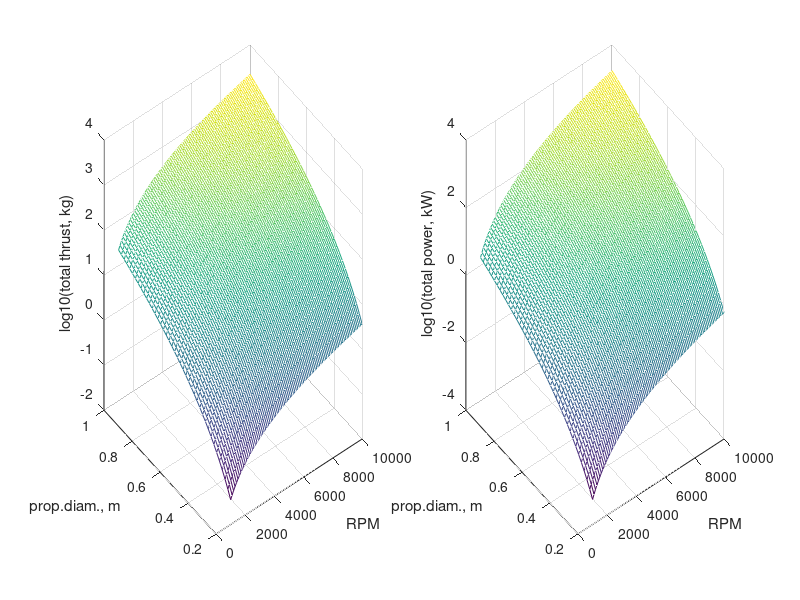
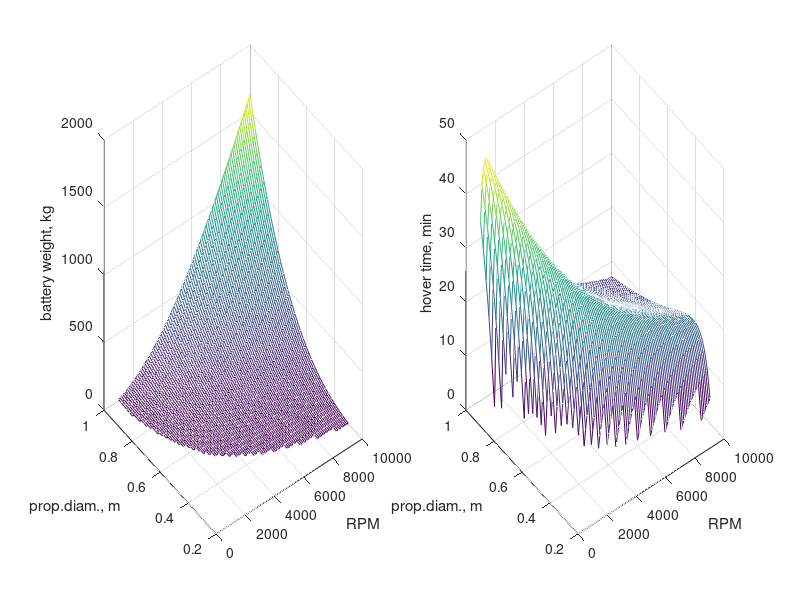
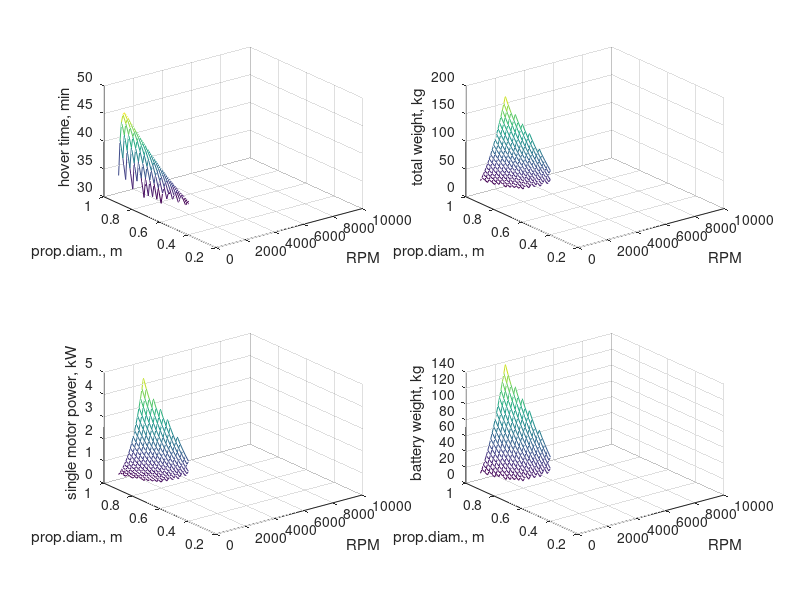
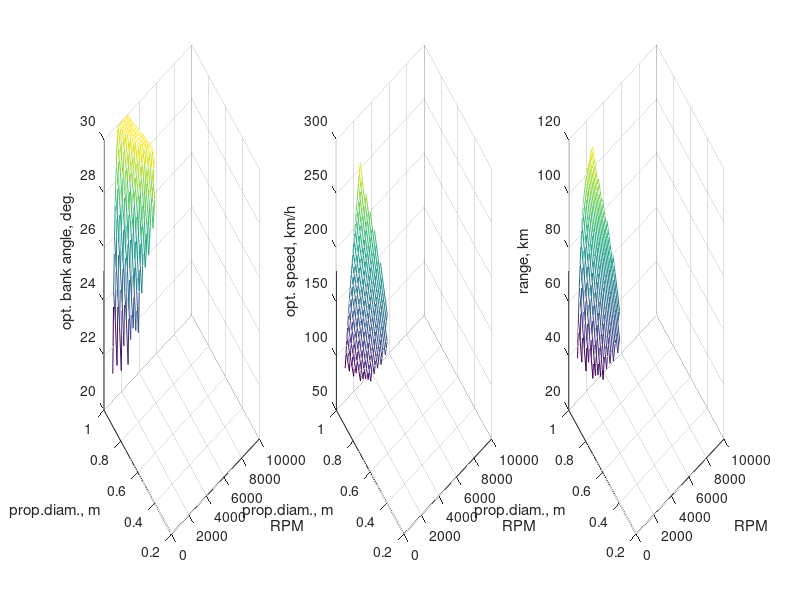

Here is the MATLAB script that generated these plots, in order:
%in this script we evaluate capabilities of the multicopter drone

close all
clear

g_grav = 9.8;
rho = 1.22;

Nprop = 8; %number of propellers
RPMvec = 1000:100:10000;
Diamvec = 0.2:0.02:1;

%required specs
Thovermin = 30 * 60; %minimal hover time

%set some empirical/guessed parameters
p2w_batt = 5.7; %max.power-to-weight (kW/kg) for the selected sort of battery (ex.: LiPo - 5.7, LiIon - 1.5)
e2w_batt = 450; %energy-to-weight (kJ/kg) for the selected sort of battery (ex.: LiPo - 450, LiIon - 650)
m_frame = 4; %kg, weight of bare frame (no batteries, payload, or motors+ESC's), can be made dependent on size and total weight
m_payload = 10;
p2w_motor = 3; %"cruise" power-to-weight (kW/kg) for the motors (ESC's included!) - this should be much less than max. ratio, because we should not operate close to max. power

%from datasheet (copied from prop_static_thrust.m):
Rref = 0.25;
P1ref = 305;
Fprop1ref = 2.2*g_grav;
omega1_ref = 3559 * 2*pi/60; %convert rpm to rad/sec

%assume Fprop = alp * rho * omega^2 * R^4, Pconsumed = beta * rho * omega^3 * R^5
alp_est = Fprop1ref / (rho * omega1_ref^2 * Rref^4);
beta_est = P1ref / (rho * omega1_ref^3 * Rref^5);

[RPMmatr, Diammatr] = meshgrid(RPMvec, Diamvec);
omegamatr = RPMmatr * 2*pi/60; %convert rpm to rad/sec
Rmatr = Diammatr/2;

Fprop_matr = Nprop * alp_est * rho * omegamatr.^2 .* Rmatr.^4;
Power_matr = Nprop * beta_est * rho * omegamatr.^3 .* Rmatr.^5;

m_motors_matr = 0.001*Power_matr / p2w_motor;
m_total_matr = Fprop_matr/g_grav;
m_batt_matr = m_total_matr - m_payload - m_frame - m_motors_matr;
m_batt_matr(m_batt_matr(:)<=0) = NaN;

%estimate hover time from energy capacity of the battery
t_hover_matr = m_batt_matr*e2w_batt ./ (0.001*Power_matr);

%check power condition: battery discharge rate should be high enough
enoughpow_indsTF = (0.001*Power_matr(:)) < (m_batt_matr(:)*p2w_batt);
t_hover_matr(~enoughpow_indsTF) = NaN;

%crop hover time below threshold
hoverenough_indsTF = (t_hover_matr(:)>Thovermin);
t_hover_crop = t_hover_matr;
m_total_crop = m_total_matr;
m_batt_crop = m_batt_matr;
Pmotor_crop = Power_matr/Nprop;
t_hover_crop(~hoverenough_indsTF) = NaN;
m_total_crop(~hoverenough_indsTF) = NaN;
m_batt_crop(~hoverenough_indsTF) = NaN;
Pmotor_crop(~hoverenough_indsTF) = NaN;


%estimate range depending on bank angle
Vpayload = 0.1; %qub.m, volume of the payload bay (we assume it is a cubic box) 
Cdrag = 1.2;

theta_vec = (5:0.5:30)*pi/180; %array of bank angles - we will determine an optimal one
Seff = Vpayload^(2/3); %effective area producing drag

thetaopt_matr = NaN(size(RPMmatr)); %to store optimal bank angle (for max. range)
speedopt_matr = NaN(size(RPMmatr)); %to store optimal speed
range_matr = NaN(size(RPMmatr)); %maximal range
for k = 1:length(RPMmatr(:))
    Fprop = Fprop_matr(k);
    Power = Power_matr(k);
    m_total_vec = Fprop*cos(theta_vec) / g_grav;
    m_batt_vec = m_total_vec - m_payload - m_frame - m_motors_matr(k);
    m_batt_vec(m_batt_vec<=0) = NaN;

    %calculate hor. prop. force, and according cruise speed
    Fhor_vec = Fprop*sin(theta_vec);
    speed_vec = sqrt(Fhor_vec / (0.5*rho*Cdrag*Seff));
    t_cruise_vec = m_batt_vec*e2w_batt / (0.001*Power);
    range_vec = t_cruise_vec.*speed_vec;

    %find optimal parameters of cruising
    [~, ind_opt] = max(range_vec);
    thetaopt_matr(k) = theta_vec(ind_opt);
    speedopt_matr(k) = speed_vec(ind_opt);
    range_matr(k) = range_vec(ind_opt);
end
thetaopt_matr(~hoverenough_indsTF) = NaN;
speedopt_matr(~hoverenough_indsTF) = NaN;
range_matr(~hoverenough_indsTF) = NaN;


%VISUALIZE
figure
subplot(121)
mesh(RPMmatr, Diammatr, log10(Fprop_matr/g_grav)); grid on
xlabel('RPM'); ylabel('prop.diam., m'); zlabel('log10(total thrust, kg)')
subplot(122)
mesh(RPMmatr, Diammatr, log10(Power_matr/1000)); grid on
xlabel('RPM'); ylabel('prop.diam., m'); zlabel('log10(total power, kW)')

figure
subplot(121)
mesh(RPMmatr, Diammatr, m_batt_matr); grid on
xlabel('RPM'); ylabel('prop.diam., m'); zlabel('battery weight, kg')
subplot(122)
mesh(RPMmatr, Diammatr, t_hover_matr/60); grid on
xlabel('RPM'); ylabel('prop.diam., m'); zlabel('hover time, min')

figure
subplot(221)
mesh(RPMmatr, Diammatr, t_hover_crop/60); grid on
xlabel('RPM'); ylabel('prop.diam., m'); zlabel('hover time, min')
subplot(222)
mesh(RPMmatr, Diammatr, m_total_crop); grid on
xlabel('RPM'); ylabel('prop.diam., m'); zlabel('total weight, kg')
subplot(223)
mesh(RPMmatr, Diammatr, Pmotor_crop/1000); grid on
xlabel('RPM'); ylabel('prop.diam., m'); zlabel('single motor power, kW')
subplot(224)
mesh(RPMmatr, Diammatr, m_batt_crop); grid on
xlabel('RPM'); ylabel('prop.diam., m'); zlabel('battery weight, kg')

%results of range optimization
figure
subplot(131)
mesh(RPMmatr, Diammatr, thetaopt_matr*180/pi); grid on
xlabel('RPM'); ylabel('prop.diam., m'); zlabel('opt. bank angle, deg.')
subplot(132)
mesh(RPMmatr, Diammatr, speedopt_matr*3.6); grid on
xlabel('RPM'); ylabel('prop.diam., m'); zlabel('opt. speed, km/h')
subplot(133)
mesh(RPMmatr, Diammatr, range_matr/1000); grid on
xlabel('RPM'); ylabel('prop.diam., m'); zlabel('range, km')